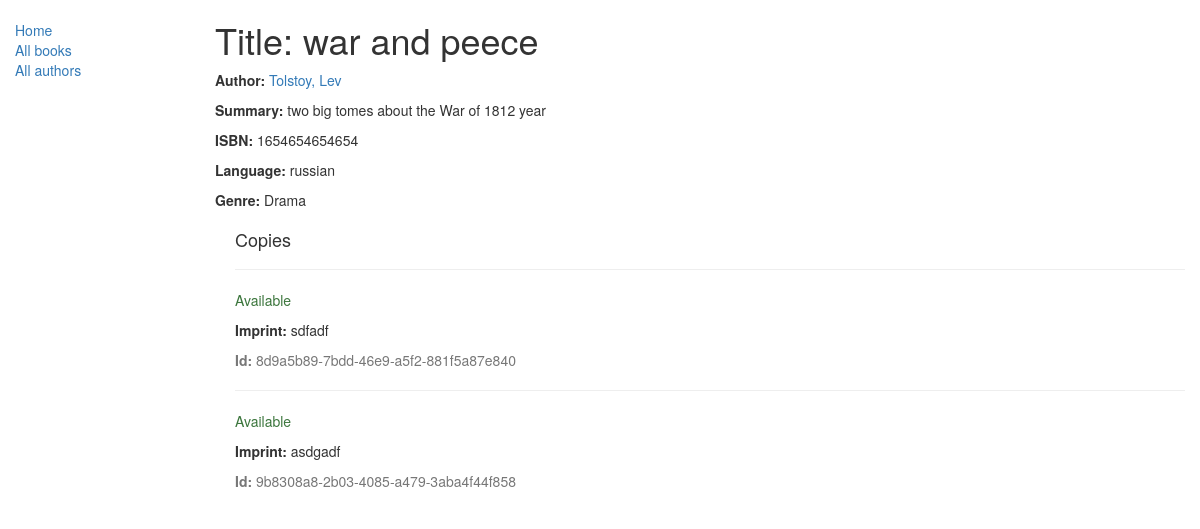
/catalog/book/2, run on the app's committed database.
### catalog/models.py (models this page shows, shortened)
class Book(models.Model):
    title = models.CharField(max_length=200)
    author = models.ForeignKey('Author', on_delete=models.SET_NULL, null=True)
    summary = models.TextField(max_length=1000, help_text='Enter\
                                                           a brief description of the book')
    isbn = models.CharField('ISBN', max_length=13, help_text='13 Characters code of the book')
    genre = models.ManyToManyField(Genre, help_text='Select a gere for this book')
    language = models.ForeignKey('Language', verbose_name='Original language', on_delete=models.SET_NULL, null=True)
    def display_genre(self):
        """
        Creates a string for the Genre. This is required to display
        related Genre strings
        """
        return ', '.join([genre.name for genre in self.genre.all()[:3]])
    display_genre.short_description = 'Genre'

class Author(models.Model):
    first_name = models.CharField(max_length=100)
    last_name = models.CharField(max_length=100)
    date_of_birth = models.DateField('Born', null=True, blank=True)
    date_of_death = models.DateField('Died', null=True, blank=True)
    def __str__(self):
        return '%s, %s' % (self.last_name, self.first_name)

class Language(models.Model):
    lang = models.CharField('Language', max_length=50)
    def __str__(self):
        return self.lang

class Genre(models.Model):
    name = models.CharField(max_length=200, help_text='Enter a book genre')
    def __str__(self):
        return self.name

class BookInstance(models.Model):
    id = models.UUIDField(primary_key=True, default=uuid.uuid4, help_text='Unique ID for book')
    book = models.ForeignKey(Book, on_delete=models.SET_NULL, null=True)
    imprint = models.CharField(max_length=200)
    due_back = models.DateField(null=True, blank=True)
    LOAN_STATUS = (
            ('m', 'Maintenance'),
            ('o', 'On loan'),
            ('a', 'Available'),
            ('r', 'Reserved'),
    )
    status = models.CharField(max_length=1, choices=LOAN_STATUS, blank=True, default='a')
    class Meta:
        ordering = ['due_back']

### catalog/views.py (the view)
# urls.py: url(r'^book/(?P<pk>\d+)$', views.BookDetailView.as_view(), name='book-detail'),
class BookDetailView(generic.DetailView):
    model = Book

### catalog/templates/catalog/book_detail.html (shortened to what this page needs)
{% extends "base_generic.html" %}
{% block content %}
    <h1>Title: {{ book.title }}</h1>
    <p><strong>Author:</strong> <a href="">{{ book.author }}</a></p>
    <p><strong>Summary:</strong> {{ book.summary }}</p>
    <p><strong>ISBN:</strong> {{ book.isbn }}</p>
    <p><strong>Language:</strong> {{ book.language }}</p>
    <p><strong>Genre:</strong> {% for genre in book.genre.all %}
                                    {{ genre }}
                                {% endfor %}</p>
    <div style="margin-left:20px;margin-top:20px">
        <h4>Copies</h4>
	    {% for copy in book.bookinstance_set.all %}
		    <hr>
	        <p class="{% if copy.status == 'a' %}
                            text-success
                        {% elif copy.status == 'd' %}
                            text-danger
                        {% else %}
                            text-warning
                        {% endif %}">
                        {{ copy.get_status_display }}</p>
	                    <p><strong>Imprint:</strong> {{copy.imprint}}</p>
	                    <p class="text-muted"><strong>Id:</strong> {{copy.id}}</p>
	    {% endfor %}
    </div>
{% endblock %}

### data on the page
Book: title "war and peece", author "Tolstoy, Lev", summary "two big tomes about the War of 1812 year", isbn "1654654654654", language "russian"
Genre: name "Drama"
BookInstance: status "Available", imprint "sdfadf", id "8d9a5b89-7bdd-46e9-a5f2-881f5a87e840"
BookInstance: status "Available", imprint "asdgadf", id "9b8308a8-2b03-4085-a479-3aba4f44f858"
